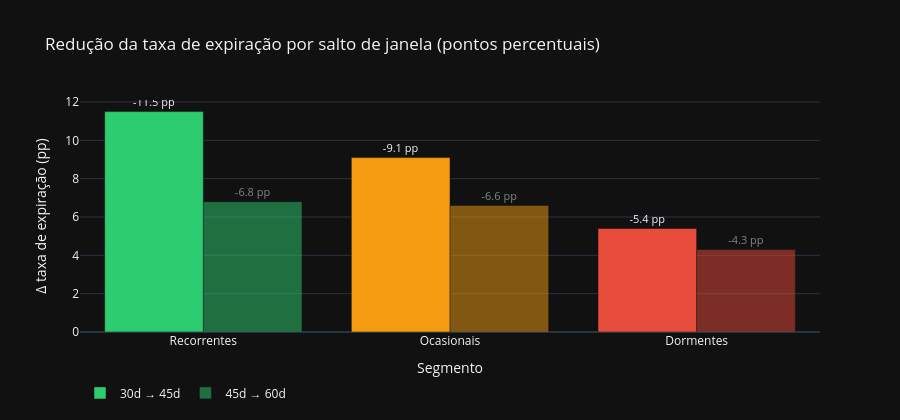

The notebook cell this image was saved under:
### Code cell
# ── Fig 1 — Redução da expiração por salto e segmento ────────────────────────
fig1 = go.Figure()

for salto, dash in [("30d → 45d", "solid"), ("45d → 60d", "dash")]:
    sub = deltas[deltas["salto"] == salto]
    fig1.add_trace(go.Bar(
        name            = salto,
        x               = sub["segmento"],
        y               = sub["delta_expiracao_pp"].abs(),
        marker_color    = [CORES[s] for s in sub["segmento"]],
        opacity         = 1.0 if dash == "solid" else 0.5,
        text            = sub["delta_expiracao_pp"].apply(lambda v: f"{v:+.1f} pp"),
        textposition    = "outside",
        textfont        = dict(size=11),
    ))

fig1.update_layout(
    barmode     = "group",
    title       = "Redução da taxa de expiração por salto de janela (pontos percentuais)",
    xaxis_title = "Segmento",
    yaxis_title = "Δ taxa de expiração (pp)",
    template    = "plotly_dark",
    height      = 420,
    legend      = dict(orientation="h", y=-0.2),
)

fig1.show()

### Figure 1 — Plotly figure (JSON) as saved in the notebook; plotly's stock layout.template omitted (floating-point values rounded to 4 significant figures)
{"data": [{"marker": {"color": ["#2ECC71", "#F39C12", "#E74C3C"]}, "name": "30d → 45d", "opacity": 1, "text": ["-11.5 pp", "-9.1 pp", "-5.4 pp"], "textfont": {"size": 11}, "textposition": "outside", "type": "bar", "x": ["Recorrentes", "Ocasionais", "Dormentes"], "y": [11.5, 9.1, 5.4]}, {"marker": {"color": ["#2ECC71", "#F39C12", "#E74C3C"]}, "name": "45d → 60d", "opacity": 0.5, "text": ["-6.8 pp", "-6.6 pp", "-4.3 pp"], "textfont": {"size": 11}, "textposition": "outside", "type": "bar", "x": ["Recorrentes", "Ocasionais", "Dormentes"], "y": [6.8, 6.6, 4.3]}], "layout": {"barmode": "group", "height": 420, "legend": {"orientation": "h", "y": -0.2}, "title": {"text": "Redução da taxa de expiração por salto de janela (pontos percentuais)"}, "xaxis": {"title": {"text": "Segmento"}}, "yaxis": {"title": {"text": "Δ taxa de expiração (pp)"}}}}
